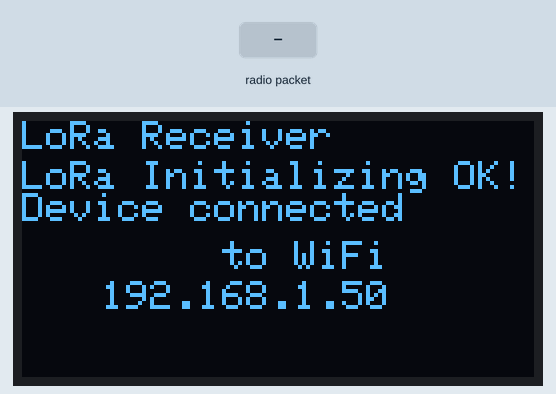
The sketch below on a simulated ESP32. Shown: 128×64 one-colour display. Inputs (shaded band) come from the test bench. WiFi joins after 1.5 s; servers stay silent unless stated; random numbers use the default seed unless the sketch sets one; no radio packets arrive unless stated; no MQTT or app messages arrive unless stated.

Above: at 4.8 s.
4.9 s: radio packet "1" arrives
At 7.1 s:
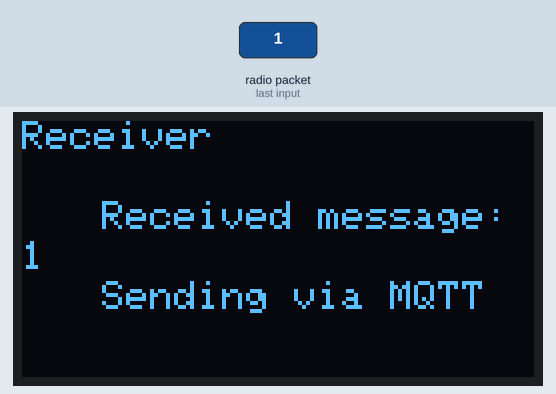
7.4 s: radio packet "0" arrives
At 9.0 s:
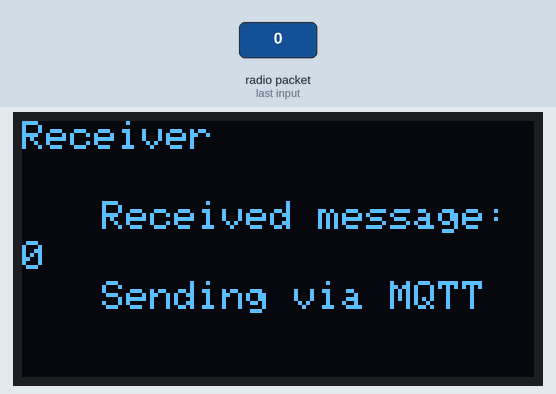
Timing chart, 0 to 10.5 s (numbered marks = the images above; inputs shaded):
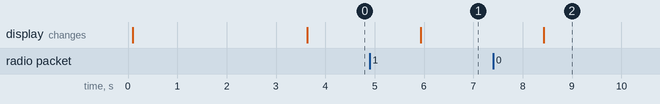

Measured:
- after the input at 4.9 s, the display: changes after 1.0 s (image 1)
- after the input at 7.4 s, the display: changes after 1.0 s (image 2)

The sketch:

gateway_simp_bon.ino
```cpp
#include <SPI.h>//biblioteca SPI para a comunicação entre dispositivos
#include <LoRa.h>//biblioteca LoRa
#include <WiFi.h>//biblioteca para se conectar ao wifi
#include <PubSubClient.h>//biblioteca para publicação
#include <Wire.h>// biblioteca Wire,usada para a comunicação I2C
#include <Adafruit_SSD1306.h>//biblioteca para controlar displays OLED

#define SCREEN_WIDTH 128//indica o tamanho da largura do display em pixels
#define SCREEN_HEIGHT 64//indica a altura do display em pixels
// inicialização e comunicação I2C do display
Adafruit_SSD1306 display(SCREEN_WIDTH, SCREEN_HEIGHT, &Wire, -1);
//Configuração dos pinos para  comunicação LoRa
#define SCK 5
#define MISO 19
#define MOSI 27
#define SS 18
#define RST 14
#define DIO0 26
//define a banda de frequência do módulo LoRa
#define BAND 866E6

const char* id = "lora1";// ID do cliente MQTT
const char* pswd = "123";//senha para autenticação no servidor MQTT

//Tópicos para publicação
const char* topic = "dev/test";
const char* topic2 = "dev/test1";
const char* topic3 = "dev/test2";
const char* topic4 = "dev/test3";
const char* topic5 = "dev/test4";
//estabelecer a conexão Wi-Fi com a rede
WiFiClient espClient;
//conectar ao servidor MQTT
PubSubClient client(espClient);
//variável de armazena mento dos dados recebidos via comunicação LoRa
String LoRaData;

const char* ssid = "Estudio 1";//nome da rede
const char* password = "test1234";//senha da rede
const char* mqtt_server = "192.168.1.197";//endereço IP do servidor

void setup() {
  //Inicialização do display
  Serial.begin(115200);
  if (!display.begin(SSD1306_SWITCHCAPVCC, 0x3C)) {
    while (true);
  }
  display.clearDisplay();
  display.setTextColor(WHITE);
  display.setTextSize(1);
  display.setCursor(0, 0);
  display.print("LoRa Receiver");
  display.display();
  SPI.begin(SCK, MISO, MOSI, SS);
  LoRa.setPins(SS, RST, DIO0);
  if (!LoRa.begin(BAND)) {
    while (1);
  }
  display.setCursor(0, 10);
  display.print("LoRa Initializing OK!");
  display.display();
  delay(2000);
  WiFi.begin(ssid, password);
  while (WiFi.status() != WL_CONNECTED) {
    delay(500);
  }
  display.print("Device connected");
  display.setCursor(50, 30);
  display.print("to WiFi");
  display.setCursor(20, 40);
  display.print(WiFi.localIP());
  display.setCursor(30, 50);
  display.display();
  client.setServer(mqtt_server, 1883);
  client.setCallback(callback);
}

void loop() {
// Verificação e reestabelecimento da conexão MQTT, se necessário.
  if (!client.connected()) {
    reconnect();
  }
  int packetSize = LoRa.parsePacket();
  // Verificação da chegada de pacotes LoRa
  if (packetSize) {
    while (LoRa.available()) {
 // Processamento de pacotes LoRa e envio para MQTT
      RecepLoRaSendMqtt();
    }
    oled();
  }
}
// // Tratamento das mensagens MQTT recebidas
void callback(char* topic, byte* payload, unsigned int length) {
  Serial.print("Message received [");
  Serial.print(topic);
  Serial.print("] ");
  for (int i = 0; i < length; i++) {
    Serial.print((char)payload[i]);
  }
  Serial.println();
}
// Tentativa de reconexão ao servidor MQTT
void reconnect() {
  while (!client.connected()) {
    String clientId = "Lora1";
    boolean cleanSession = true;
    clientId += String(random(0xffff), HEX);
    if (client.connect(clientId.c_str(), id, pswd)) {
      client.subscribe(topic);
      client.subscribe(topic2);
      client.subscribe(topic3);
      client.subscribe(topic4);
      client.subscribe(topic5);
      client.publish(topic, "test connection");
      break;
    } else {
      delay(3000);
    }
  }
}

void oled() {
  display.clearDisplay();
  display.setCursor(0, 0);
  display.print("Receiver");
  display.setCursor(20, 20);
  display.print("Received message: ");
  display.setCursor(0, 30);
  display.print(LoRaData);
  display.setCursor(20, 40);
  display.print("Sending via MQTT");
  display.display();
}
//Recebimento de dados LoRa e envio para MQTT
void RecepLoRaSendMqtt() {
  LoRaData = LoRa.readString();
  client.loop();
  int pos1 = LoRaData.indexOf('/');
  String stringOne = LoRaData.substring(0, pos1);
  char Buffer[50];
  stringOne.toCharArray(Buffer, 50);
  client.publish(topic, Buffer);
  int pos2 = LoRaData.indexOf('/', pos1 + 1);
  String dato2 = LoRaData.substring(pos1 + 1, pos2);
  char buuf[50];
  dato2.toCharArray(buuf, 50);
  client.publish(topic2, buuf);

  int pos3 = LoRaData.indexOf('&', pos2 + 1);
  String dato3 = LoRaData.substring(pos2 + 1, pos3);
  char buuuf[50];
  dato3.toCharArray(buuuf, 50);
  client.publish(topic3, buuuf);

  int pos4 = LoRaData.indexOf('$', pos3 + 1);
  String dato4 = LoRaData.substring(pos3 + 1, pos4);
  char buuuuf[50];
  dato4.toCharArray(buuuuf, 50);
  client.publish(topic4, buuuuf);
}
```
